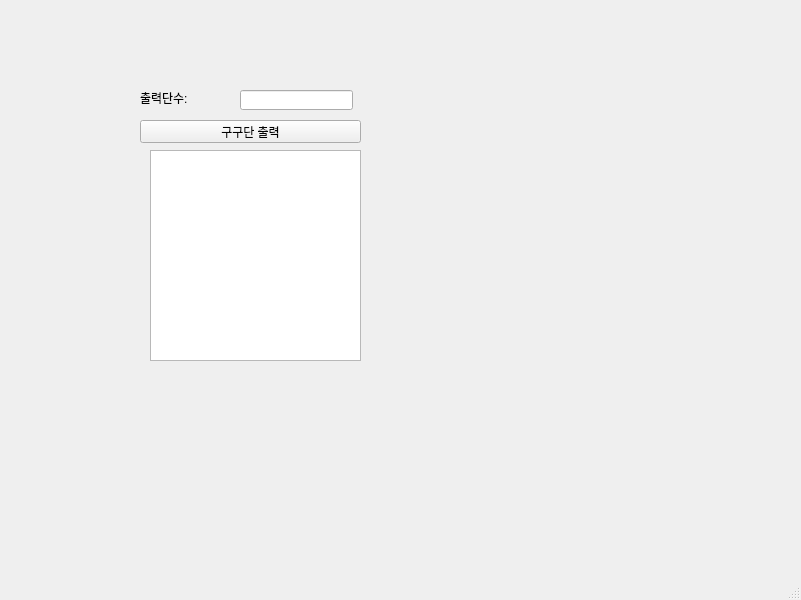
<?xml version="1.0" encoding="UTF-8"?>
<ui version="4.0">
 <class>MainWindow</class>
 <widget class="QMainWindow" name="MainWindow">
  <property name="geometry">
   <rect>
    <x>0</x>
    <y>0</y>
    <width>801</width>
    <height>600</height>
   </rect>
  </property>
  <property name="windowTitle">
   <string>MainWindow</string>
  </property>
  <widget class="QWidget" name="centralwidget">
   <widget class="QLabel" name="lbl">
    <property name="geometry">
     <rect>
      <x>140</x>
      <y>90</y>
      <width>71</width>
      <height>16</height>
     </rect>
    </property>
    <property name="text">
     <string>출력단수: </string>
    </property>
   </widget>
   <widget class="QLineEdit" name="le">
    <property name="geometry">
     <rect>
      <x>240</x>
      <y>90</y>
      <width>113</width>
      <height>20</height>
     </rect>
    </property>
   </widget>
   <widget class="QPushButton" name="pb">
    <property name="geometry">
     <rect>
      <x>140</x>
      <y>120</y>
      <width>221</width>
      <height>23</height>
     </rect>
    </property>
    <property name="text">
     <string>구구단 출력</string>
    </property>
   </widget>
   <widget class="QTextEdit" name="te">
    <property name="geometry">
     <rect>
      <x>150</x>
      <y>150</y>
      <width>211</width>
      <height>211</height>
     </rect>
    </property>
   </widget>
  </widget>
  <widget class="QMenuBar" name="menubar">
   <property name="geometry">
    <rect>
     <x>0</x>
     <y>0</y>
     <width>801</width>
     <height>21</height>
    </rect>
   </property>
  </widget>
  <widget class="QStatusBar" name="statusbar"/>
 </widget>
 <resources/>
 <connections/>
</ui>
